Frame 1 (no input): blank canvas, image omitted
Frame 60 (the mouse pressed at the canvas centre just before this capture): blank canvas, image omitted
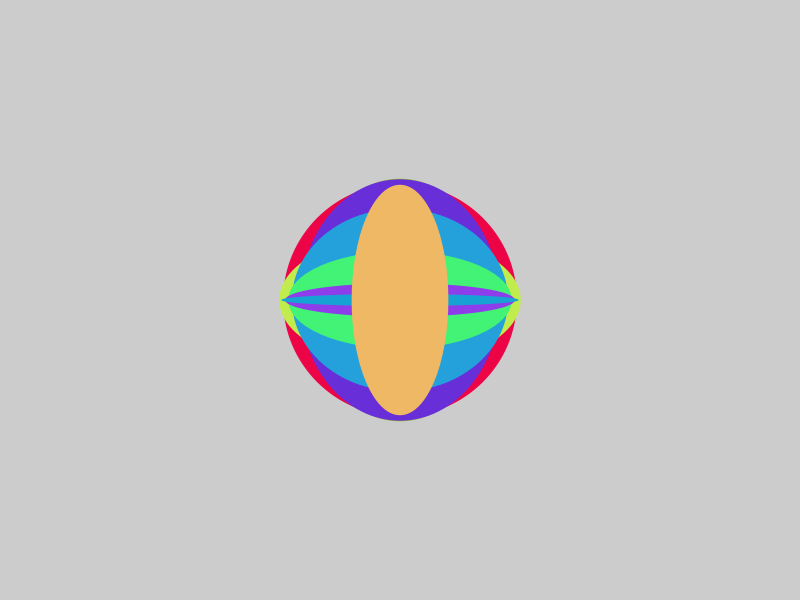
Frame 120 (the mouse held since frame 60 and released just before this capture)

The Processing sketch whose frames 1 and 60 were blank and that drew this single picture after the mouse press (run headless with seeded random() and noise(); from frame 60 on, the mouse is pressed at the canvas centre):

// Processing sketch: processing_158066
// ── processing_158066.pde

float px=0;
void setup() {
   size (800,600);
 }
 
 void draw() {
 if(mousePressed) {
   px++;
   noStroke();
   fill((random(255)),(random(255)),random(255));
   ellipse(mouseX,mouseY,random(250),random(250));
 }
 }
